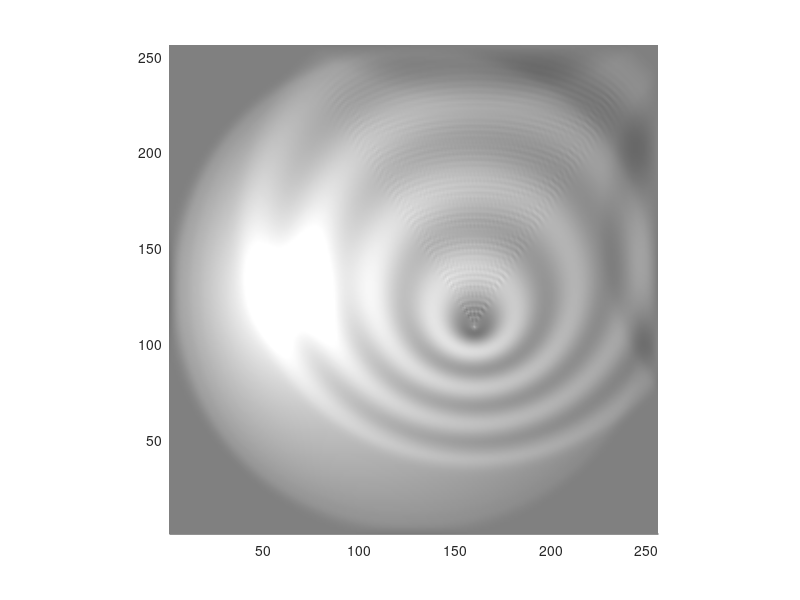

MATLAB code for this plot:
map = gray(256);
phi = zeros(256, 256);
dphi = zeros(256, 256);
ddphi = zeros(256, 256);
rho = zeros(256, 256);
[x y] = meshgrid(linspace(-1, 1, 256));
for t = 0:256
  dphi(round(160 - t*0.2), 160) = 15*sin(t/10);
  rho = exp(-4000*((x+0.002*t).^2 + y.^2));
  ddphi = rho + del2(phi);
  dphi = dphi + ddphi;
  phi = phi + dphi;
  cla;
  surface(phi, 'edgecolor', 'none');
  colormap(map);
  axis image;
  shading interp;
  caxis([-20 20]);
  drawnow;
end
phi = phi - min(min(phi));
imwrite(1.25*phi/max(max(phi)), 'MATLAB-Waves-Screenshot.png');